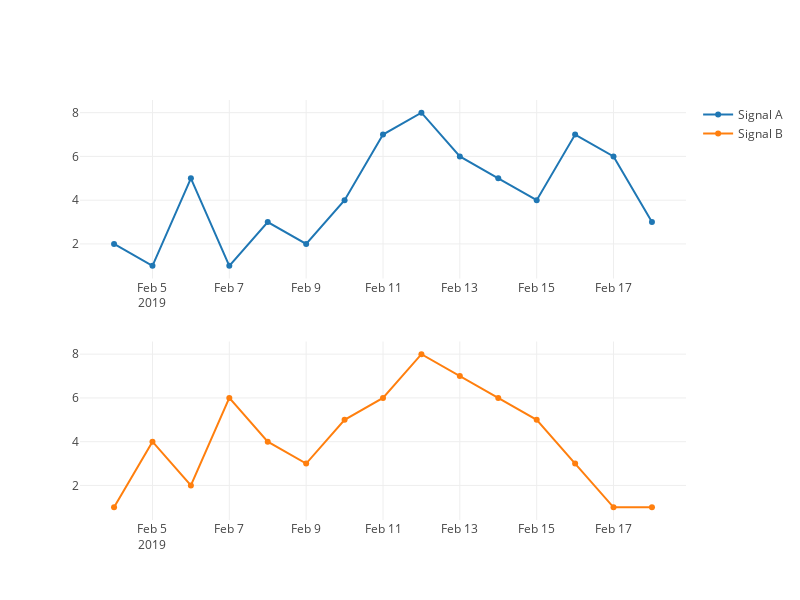

Notebook code for this chart:
### Markdown cell above
第1类：我们将2个信号（A与B）画在2张不同的图上，它们之间是互相独立的，即各自拥有自己的坐标轴。注意，由于我们需要2个信号分开，我们在此要为trace_2单独指定y轴。

### Code cell
trace_1 = go.Scatter(
    x = df.index,
    y = df['A'],
    name = 'Signal A') # 创建'Signal A'

trace_2 = go.Scatter(
    x = df.index,
    y = df['B'],
    yaxis = 'y2', # 单独指定y轴
    name = 'Signal B') # 创建'Signal B'

fig = tools.make_subplots(rows=2, cols=1) # 2行1列型的分图，2图不共享y轴
fig.append_trace(trace_1, 1, 1) # 将trace_1放在第一张子图上
fig.append_trace(trace_2, 2, 1) # 将trace_2放在第二张子图上
fig['layout'].update(height=600, width=800) # 利用layout调节图的尺寸

plotly.offline.iplot(fig) # 绘制

### Figure 1 — Plotly figure (JSON) as saved in the notebook; plotly's stock layout.template omitted (floating-point values rounded to 4 significant figures)
{"data": [{"name": "Signal A", "type": "scatter", "uid": "8350e5ca-5935-11e9-beac-c8d3ffec4c05", "x": ["2019-02-04", "2019-02-05", "2019-02-06", "2019-02-07", "2019-02-08", "2019-02-09", "2019-02-10", "2019-02-11", "2019-02-12", "2019-02-13", "2019-02-14", "2019-02-15", "2019-02-16", "2019-02-17", "2019-02-18"], "xaxis": "x", "y": [2, 1, 5, 1, 3, 2, 4, 7, 8, 6, 5, 4, 7, 6, 3], "yaxis": "y"}, {"name": "Signal B", "type": "scatter", "uid": "835181a4-5935-11e9-bb24-c8d3ffec4c05", "x": ["2019-02-04", "2019-02-05", "2019-02-06", "2019-02-07", "2019-02-08", "2019-02-09", "2019-02-10", "2019-02-11", "2019-02-12", "2019-02-13", "2019-02-14", "2019-02-15", "2019-02-16", "2019-02-17", "2019-02-18"], "xaxis": "x2", "y": [1, 4, 2, 6, 4, 3, 5, 6, 8, 7, 6, 5, 3, 1, 1], "yaxis": "y2"}], "layout": {"height": 600, "width": 800, "xaxis": {"anchor": "y", "domain": [0, 1]}, "xaxis2": {"anchor": "y2", "domain": [0, 1]}, "yaxis": {"anchor": "x", "domain": [0.575, 1]}, "yaxis2": {"anchor": "x2", "domain": [0, 0.425]}}}
